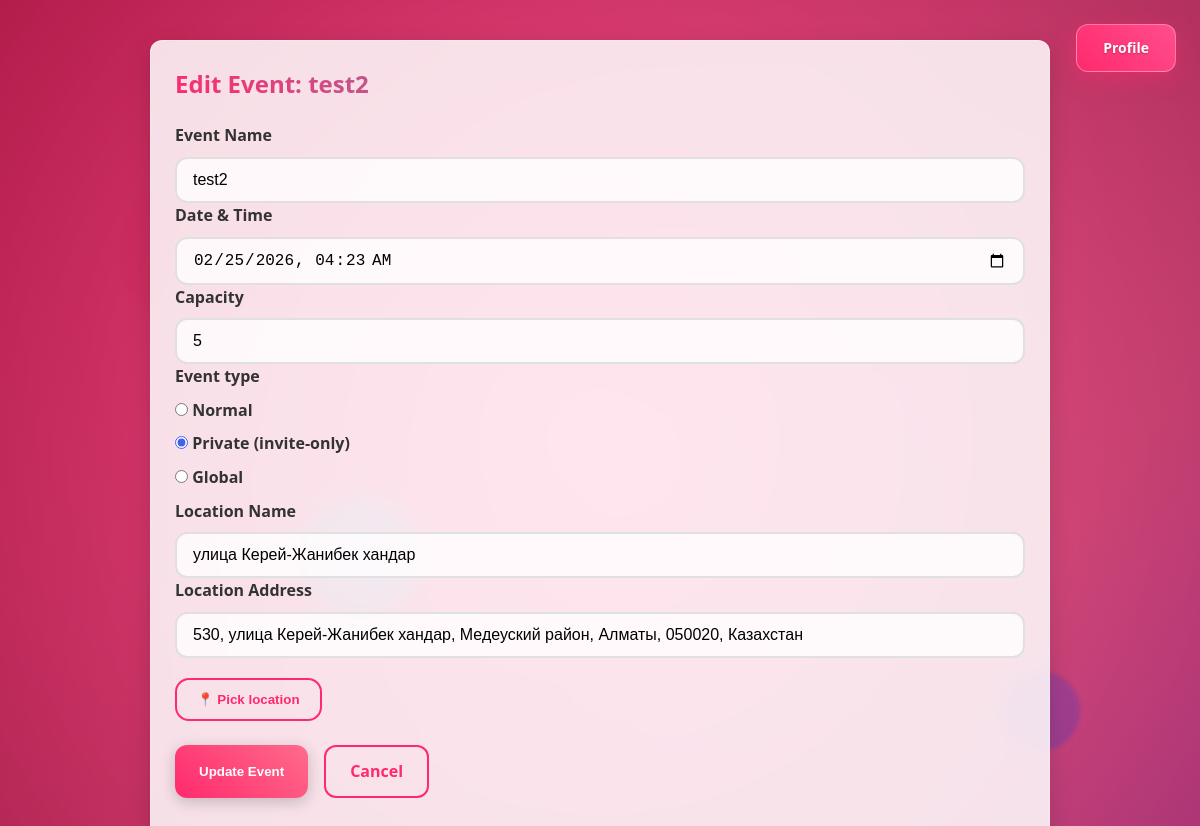
The app's page /34/edit/ (signed in) with its own data.
### events/models.py (models this page shows, shortened)
class Event(models.Model):
    owner = models.ForeignKey(
        User,
        on_delete=models.CASCADE,
        related_name='events'
    )
    invited_users = models.ManyToManyField(
        User,
        related_name='invited_events',
        blank=True
    )
    name = models.CharField(max_length=200)
    date = models.DateTimeField()
    capacity = models.PositiveIntegerField()
    location_name = models.CharField(max_length=200, blank=True)
    location_address = models.CharField(max_length=300, blank=True)
    latitude = models.DecimalField(max_digits=13, decimal_places=10, null=True, blank=True)
    longitude = models.DecimalField(max_digits=13, decimal_places=10, null=True, blank=True)
    description = models.TextField(blank=True)
    is_global = models.BooleanField(default=False)
    invite_only = models.BooleanField(default=False)
    qr_token = models.UUIDField(default=uuid.uuid4, unique=True, editable=False)

### events/views.py (the view)
# urls.py: path('<int:event_id>/edit/', views.edit_event, name='edit_event'),
@login_required
def edit_event(request, event_id):
    event = get_object_or_404(Event, id=event_id)
    if event.owner != request.user:
        messages.error(request, "You can't edit this event.")
        return redirect("event_detail", event_id=event.id)
    if request.method == "POST":
        form = EventForm(request.POST, instance=event)
        if form.is_valid():
            new_capacity = form.cleaned_data["capacity"]
            if new_capacity < event.attendees.count():
                messages.error(
                    request,
                    f"Cannot reduce capacity below current number of attendees ({event.attendees.count()})."
                )
                return render(request, "events/edit_event.html", {"form": form, "event": event})
            visibility = form.cleaned_data.get("visibility") or "none"
            if visibility == "global" and not is_global_manager(request.user):
                messages.error(request, "Only globals group can create global events.")
                return render(request, "events/edit_event.html", {"form": form, "event": event})
            updated_event = form.save(commit=False)
            if visibility == "global":
                updated_event.is_global = True
                updated_event.invite_only = False
            elif visibility == "invite":
                updated_event.is_global = False
                updated_event.invite_only = True
            else:
                updated_event.is_global = False
                updated_event.invite_only = False
            updated_event.save()
            form.save_m2m()
            messages.success(request, "Event updated!")
            return redirect("event_detail", event_id=updated_event.id)
    else:
        form = EventForm(instance=event)
    return render(request, "events/edit_event.html", {"form": form, "event": event})

### templates/events/edit_event.html (shortened to what this page needs)
{% load static %}
<!DOCTYPE html>
<html lang="en">
<head>
  <link rel="stylesheet" href="{% static 'css/styles.css' %}">
  <link
    rel="stylesheet"
    href="https://unpkg.com/leaflet@1.9.4/dist/leaflet.css"
  />
</head>
<body>
  <div class="particle"></div>
  <div class="particle"></div>
  <div class="particle"></div>
  <div class="profile-button-wrapper">
    {% if user.is_authenticated %}
        <a href="{% url 'profile' %}" class="profile-btn">Profile</a>
    {% else %}
        <a href="{% url 'login' %}" class="profile-btn">Log in</a>
    {% endif %}
  </div>
  <div class="container">
    <div class="content-card fade-in-up">
      <h2 class="gradient-text">Edit Event: {{ event.name }}</h2>
      <form method="post">
        <div class="form-group">
          <label for="id_name">Event Name</label>
          {{ form.name }}
        </div>
        <div class="form-group">
          <label for="id_date">Date & Time</label>
          {{ form.date }}
        </div>
        <div class="form-group">
          <label for="id_capacity">Capacity</label>
          {{ form.capacity }}
        </div>
        <div class="form-group">
          <label>Event type</label>
          <div class="radio-group">
            {{ form.visibility }}
          </div>
        </div>
        <div class="form-group">
          <label for="id_location_name">Location Name</label>
          {{ form.location_name }}
        </div>
        <div class="form-group">
          <label for="id_location_address">Location Address</label>
          {{ form.location_address }}
        </div>
        <div class="form-group" style="display:flex; gap:16px; margin-top:20px;">
          <button
            type="button"
            class="btn btn-outline btn-map"
            onclick="toggleMap()"
          >
            📍 Pick location
          </button>
        </div>
        <div style="display: flex; gap: 16px; margin-top: 24px;">
          <button type="submit" class="btn btn-primary">
            Update Event
          </button>
          <a href="{% url 'event_detail' event.id %}" class="btn btn-outline">
            Cancel
          </a>
        </div>
      </form>
    </div>
  </div>
</body>
</html>

### records on screen
Event: name "test2", date "02/25/2026 04:23", capacity "5", location_name "улица Керей-Жанибек хандар", location_address "530, улица Керей-Жанибек хандар, Медеуский район, Алматы, 050020, Казахстан"
